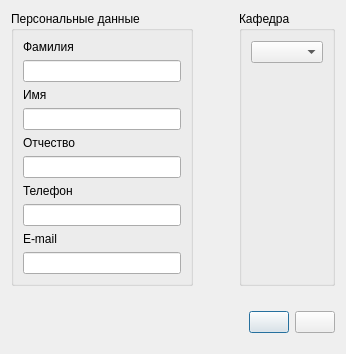
<?xml version="1.0" encoding="UTF-8"?>
<ui version="4.0">
 <class>InsertStaffUniversity</class>
 <widget class="QDialog" name="InsertStaffUniversity">
  <property name="geometry">
   <rect>
    <x>0</x>
    <y>0</y>
    <width>346</width>
    <height>354</height>
   </rect>
  </property>
  <property name="windowTitle">
   <string>Dialog</string>
  </property>
  <layout class="QVBoxLayout" name="verticalLayout_9">
   <item>
    <layout class="QVBoxLayout" name="verticalLayout_8">
     <item>
      <layout class="QHBoxLayout" name="horizontalLayout_2">
       <item>
        <widget class="QGroupBox" name="groupBox">
         <property name="title">
          <string>Персональные данные</string>
         </property>
         <layout class="QHBoxLayout" name="horizontalLayout_3">
          <item>
           <layout class="QVBoxLayout" name="verticalLayout_7">
            <item>
             <layout class="QVBoxLayout" name="verticalLayout">
              <item>
               <layout class="QVBoxLayout" name="verticalLayout_2">
                <item>
                 <widget class="QLabel" name="label">
                  <property name="text">
                   <string>Фамилия</string>
                  </property>
                 </widget>
                </item>
                <item>
                 <widget class="QLineEdit" name="lineEditLastname"/>
                </item>
               </layout>
              </item>
              <item>
               <widget class="QLabel" name="label_6">
                <property name="text">
                 <string>Имя</string>
                </property>
               </widget>
              </item>
              <item>
               <widget class="QLineEdit" name="lineEditFirstname"/>
              </item>
             </layout>
            </item>
            <item>
             <layout class="QVBoxLayout" name="verticalLayout_3">
              <item>
               <widget class="QLabel" name="label_7">
                <property name="text">
                 <string>Отчество</string>
                </property>
               </widget>
              </item>
              <item>
               <widget class="QLineEdit" name="lineEditPatronymic"/>
              </item>
             </layout>
            </item>
            <item>
             <layout class="QVBoxLayout" name="verticalLayout_4">
              <item>
               <widget class="QLabel" name="labelPhone">
                <property name="text">
                 <string>Телефон</string>
                </property>
               </widget>
              </item>
              <item>
               <widget class="QLineEdit" name="lineEditPhone"/>
              </item>
             </layout>
            </item>
            <item>
             <layout class="QVBoxLayout" name="verticalLayout_6">
              <item>
               <widget class="QLabel" name="label_3">
                <property name="text">
                 <string>E-mail</string>
                </property>
               </widget>
              </item>
              <item>
               <widget class="QLineEdit" name="lineEditEmail"/>
              </item>
             </layout>
            </item>
           </layout>
          </item>
         </layout>
        </widget>
       </item>
       <item>
        <spacer name="horizontalSpacer">
         <property name="orientation">
          <enum>Qt::Horizontal</enum>
         </property>
         <property name="sizeType">
          <enum>QSizePolicy::Fixed</enum>
         </property>
         <property name="sizeHint" stdset="0">
          <size>
           <width>40</width>
           <height>20</height>
          </size>
         </property>
        </spacer>
       </item>
       <item>
        <widget class="QGroupBox" name="groupBox_2">
         <property name="title">
          <string>Кафедра</string>
         </property>
         <layout class="QHBoxLayout" name="horizontalLayout_4">
          <item>
           <layout class="QVBoxLayout" name="verticalLayout_5">
            <item>
             <widget class="QComboBox" name="comboBoxGrops"/>
            </item>
            <item>
             <spacer name="verticalSpacer">
              <property name="orientation">
               <enum>Qt::Vertical</enum>
              </property>
              <property name="sizeType">
               <enum>QSizePolicy::Fixed</enum>
              </property>
              <property name="sizeHint" stdset="0">
               <size>
                <width>20</width>
                <height>210</height>
               </size>
              </property>
             </spacer>
            </item>
           </layout>
          </item>
         </layout>
        </widget>
       </item>
      </layout>
     </item>
     <item>
      <spacer name="verticalSpacer_3">
       <property name="orientation">
        <enum>Qt::Vertical</enum>
       </property>
       <property name="sizeHint" stdset="0">
        <size>
         <width>20</width>
         <height>40</height>
        </size>
       </property>
      </spacer>
     </item>
     <item>
      <layout class="QHBoxLayout" name="horizontalLayout">
       <item>
        <spacer name="horizontalSpacer_2">
         <property name="orientation">
          <enum>Qt::Horizontal</enum>
         </property>
         <property name="sizeType">
          <enum>QSizePolicy::Expanding</enum>
         </property>
         <property name="sizeHint" stdset="0">
          <size>
           <width>150</width>
           <height>20</height>
          </size>
         </property>
        </spacer>
       </item>
       <item>
        <widget class="QPushButton" name="pushButtonAction">
         <property name="text">
          <string/>
         </property>
        </widget>
       </item>
       <item>
        <widget class="QPushButton" name="pushButton">
         <property name="text">
          <string/>
         </property>
        </widget>
       </item>
      </layout>
     </item>
     <item>
      <spacer name="verticalSpacer_2">
       <property name="orientation">
        <enum>Qt::Vertical</enum>
       </property>
       <property name="sizeType">
        <enum>QSizePolicy::Fixed</enum>
       </property>
       <property name="sizeHint" stdset="0">
        <size>
         <width>20</width>
         <height>10</height>
        </size>
       </property>
      </spacer>
     </item>
    </layout>
   </item>
  </layout>
 </widget>
 <resources/>
 <connections/>
</ui>
